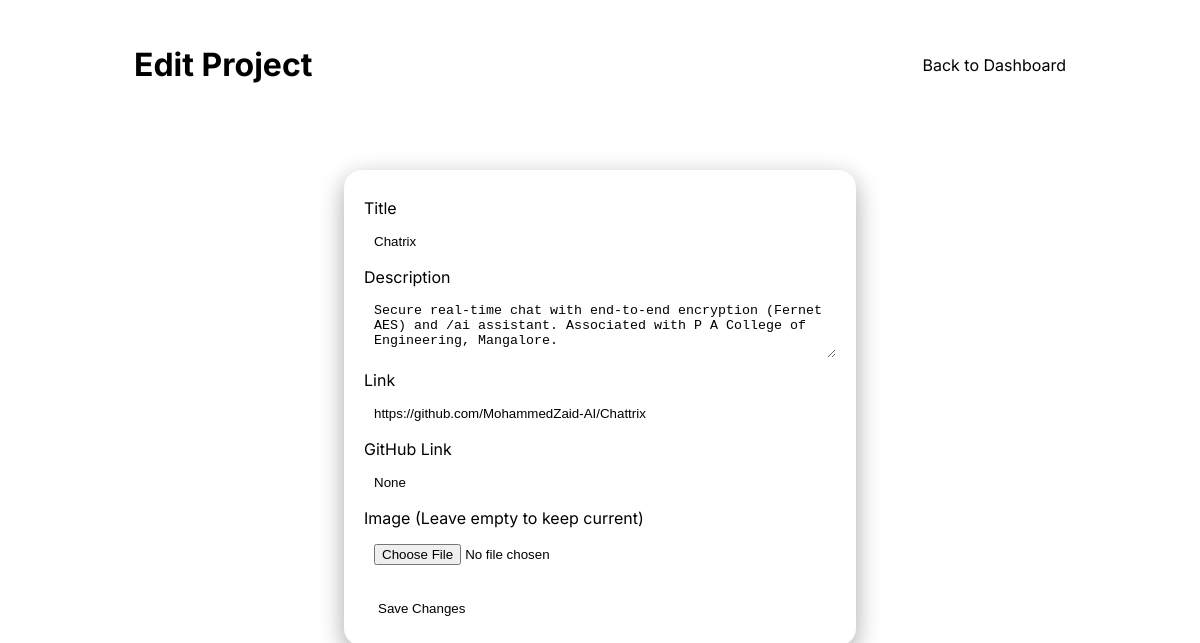
/admin/projects/edit/1 (signed in), run on an earlier commit of the app's database.
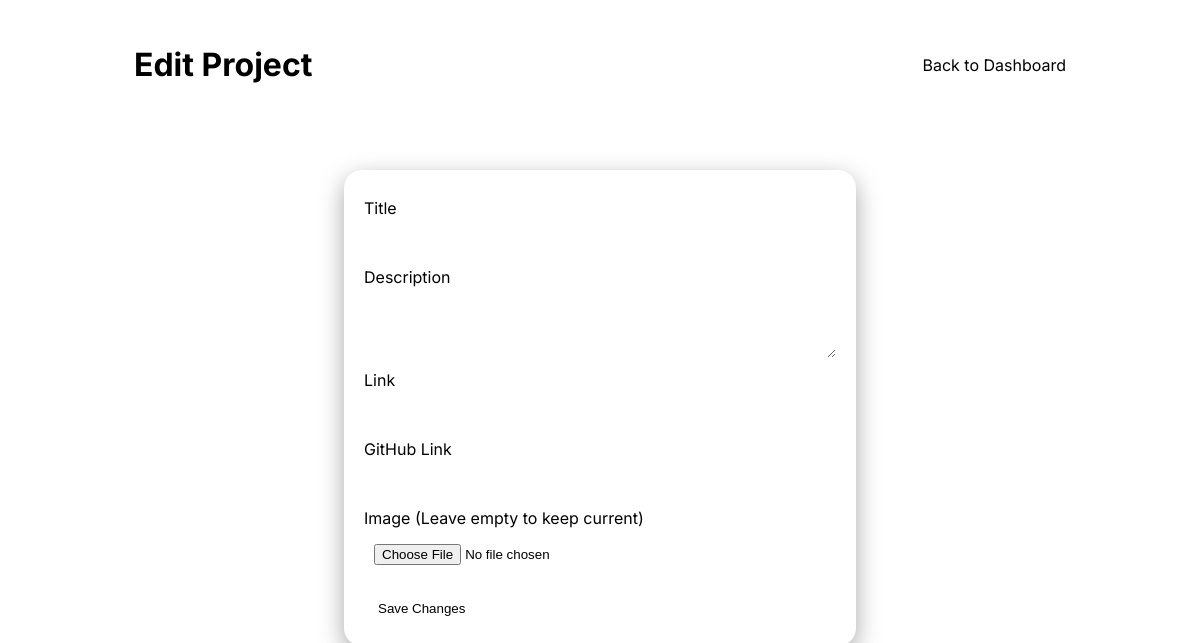
And on a later commit of the database.
### tables this page shows
CREATE TABLE projects (
            id INTEGER PRIMARY KEY AUTOINCREMENT,
            title TEXT,
            description TEXT,
            image_path TEXT,
            link TEXT,
            created_at TEXT
        , github_link TEXT);

### app.py (the view, shortened to what this page needs)
@app.route("/admin/projects/edit/<int:pid>", methods=["GET", "POST"])
def admin_projects_edit(pid):
    if not require_login():
        return redirect(url_for("admin_login"))
    conn = get_db()
    cur = conn.cursor()
    cur.execute("SELECT * FROM projects WHERE id=?", (pid,))
    project = cur.fetchone()
    conn.close()
    return render_template("edit_project.html", project=project)

### app.py (called while the page is built)
def get_db():
    conn = sqlite3.connect(DB_PATH)
    conn.row_factory = sqlite3.Row
    return conn

def require_login():
    return session.get("logged_in") is True

### templates/edit_project.html (shortened to what this page needs)
<!DOCTYPE html>
<html lang="en">
<head>
    <link rel="stylesheet" href="{{ url_for('static', filename='styles.css') }}">
</head>
<body>
    <header class="admin-header">
        <div class="container">
            <h1>Edit Project</h1>
            <nav>
                <a href="{{ url_for('admin_dashboard') }}">Back to Dashboard</a>
            </nav>
        </div>
    </header>
    <main class="container narrow">
        <section class="card">
            <form method="post" enctype="multipart/form-data">
                <label>Title</label>
                <input type="text" name="title" value="{{ project['title'] }}" required>
                <label>Description</label>
                <textarea name="description" rows="3">{{ project['description'] }}</textarea>
                <label>Link</label>
                <input type="url" name="link" value="{{ project['link'] }}">
                <label>GitHub Link</label>
                <input type="url" name="github_link" value="{{ project['github_link'] }}">
                <label>Image (Leave empty to keep current)</label>
                <input type="file" name="image" accept="image/*">
                <button type="submit" style="margin-top: 16px;">Save Changes</button>
            </form>
        </section>
    </main>
</body>
</html>

What changed in the data, as far as the page shows it:
removed projects: title "Chatrix", description "Secure real-time chat with end-to-end encryption (Fernet AES) and /ai assistant. Associated with P A College of Engineering, Mangalore.", link "https://github.com/MohammedZaid-AI/Chattrix"
Also different on the page:
form field github_link: "None" → (not shown)
